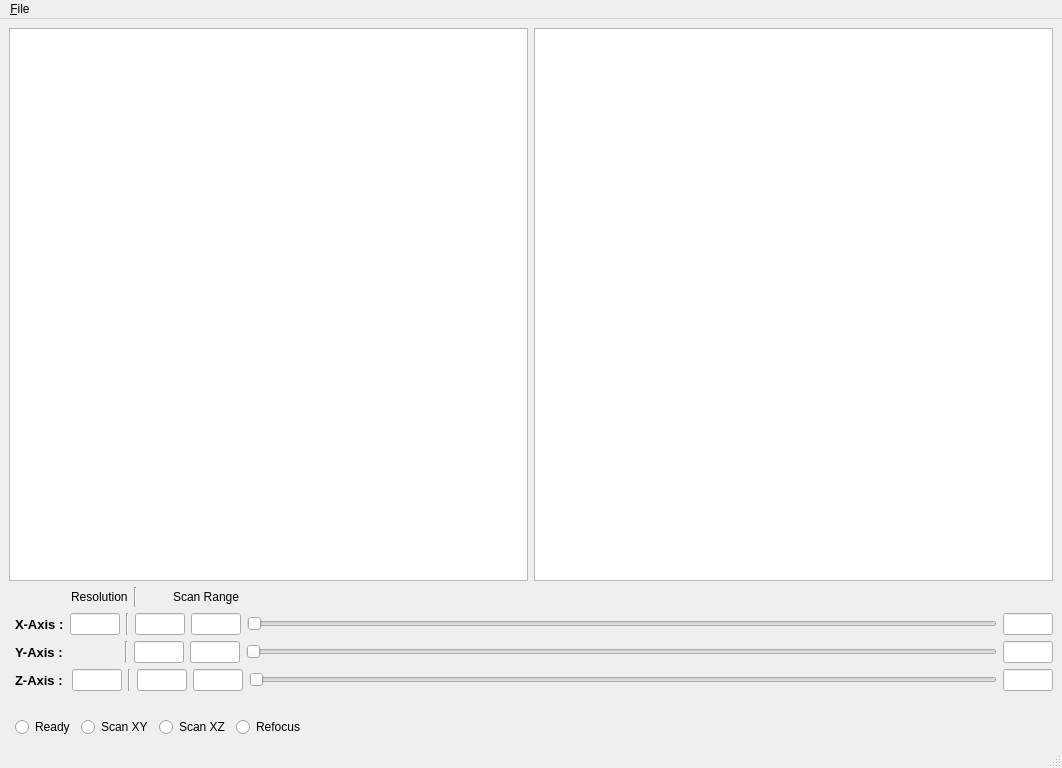
<?xml version="1.0" encoding="UTF-8"?>
<ui version="4.0">
 <class>MainWindow</class>
 <widget class="QMainWindow" name="MainWindow">
  <property name="geometry">
   <rect>
    <x>0</x>
    <y>0</y>
    <width>1062</width>
    <height>768</height>
   </rect>
  </property>
  <property name="sizePolicy">
   <sizepolicy hsizetype="Preferred" vsizetype="Fixed">
    <horstretch>0</horstretch>
    <verstretch>0</verstretch>
   </sizepolicy>
  </property>
  <property name="windowTitle">
   <string>MainWindow</string>
  </property>
  <widget class="QWidget" name="centralwidget">
   <layout class="QGridLayout" name="gridLayout_2">
    <item row="0" column="0" colspan="2">
     <layout class="QGridLayout" name="gridLayout">
      <item row="1" column="1">
       <widget class="PlotWidget" name="xz_ViewWidget"/>
      </item>
      <item row="1" column="0">
       <widget class="PlotWidget" name="xy_ViewWidget"/>
      </item>
     </layout>
    </item>
    <item row="1" column="1">
     <layout class="QGridLayout" name="gridLayout_3">
      <item row="6" column="0">
       <layout class="QHBoxLayout" name="horizontalLayout_6"/>
      </item>
      <item row="0" column="0">
       <layout class="QHBoxLayout" name="horizontalLayout_7">
        <item>
         <spacer name="horizontalSpacer">
          <property name="orientation">
           <enum>Qt::Horizontal</enum>
          </property>
          <property name="sizeType">
           <enum>QSizePolicy::Fixed</enum>
          </property>
          <property name="sizeHint" stdset="0">
           <size>
            <width>56</width>
            <height>20</height>
           </size>
          </property>
         </spacer>
        </item>
        <item>
         <widget class="QLabel" name="label_4">
          <property name="sizePolicy">
           <sizepolicy hsizetype="Fixed" vsizetype="Preferred">
            <horstretch>0</horstretch>
            <verstretch>0</verstretch>
           </sizepolicy>
          </property>
          <property name="minimumSize">
           <size>
            <width>50</width>
            <height>0</height>
           </size>
          </property>
          <property name="maximumSize">
           <size>
            <width>125</width>
            <height>16777215</height>
           </size>
          </property>
          <property name="text">
           <string>Resolution</string>
          </property>
         </widget>
        </item>
        <item>
         <widget class="Line" name="line">
          <property name="orientation">
           <enum>Qt::Vertical</enum>
          </property>
         </widget>
        </item>
        <item>
         <spacer name="horizontalSpacer_5">
          <property name="orientation">
           <enum>Qt::Horizontal</enum>
          </property>
          <property name="sizeType">
           <enum>QSizePolicy::Fixed</enum>
          </property>
          <property name="sizeHint" stdset="0">
           <size>
            <width>30</width>
            <height>20</height>
           </size>
          </property>
         </spacer>
        </item>
        <item>
         <widget class="QLabel" name="label_5">
          <property name="text">
           <string>Scan Range</string>
          </property>
         </widget>
        </item>
        <item>
         <spacer name="horizontalSpacer_2">
          <property name="orientation">
           <enum>Qt::Horizontal</enum>
          </property>
          <property name="sizeHint" stdset="0">
           <size>
            <width>40</width>
            <height>20</height>
           </size>
          </property>
         </spacer>
        </item>
       </layout>
      </item>
      <item row="2" column="0">
       <layout class="QHBoxLayout" name="horizontalLayout_3">
        <item>
         <widget class="QLabel" name="label_2">
          <property name="sizePolicy">
           <sizepolicy hsizetype="Fixed" vsizetype="Preferred">
            <horstretch>0</horstretch>
            <verstretch>0</verstretch>
           </sizepolicy>
          </property>
          <property name="font">
           <font>
            <pointsize>10</pointsize>
            <weight>75</weight>
            <bold>true</bold>
           </font>
          </property>
          <property name="text">
           <string>Y-Axis :</string>
          </property>
         </widget>
        </item>
        <item>
         <spacer name="horizontalSpacer_3">
          <property name="orientation">
           <enum>Qt::Horizontal</enum>
          </property>
          <property name="sizeType">
           <enum>QSizePolicy::Fixed</enum>
          </property>
          <property name="sizeHint" stdset="0">
           <size>
            <width>56</width>
            <height>20</height>
           </size>
          </property>
         </spacer>
        </item>
        <item>
         <widget class="Line" name="line_3">
          <property name="orientation">
           <enum>Qt::Vertical</enum>
          </property>
         </widget>
        </item>
        <item>
         <widget class="QLineEdit" name="y_min_InputWidget">
          <property name="maximumSize">
           <size>
            <width>50</width>
            <height>16777215</height>
           </size>
          </property>
          <property name="toolTip">
           <string>&lt;html&gt;&lt;head/&gt;&lt;body&gt;&lt;p&gt;&lt;span style=&quot; font-size:10pt; font-weight:600;&quot;&gt;Y_Min&lt;/span&gt;&lt;/p&gt;&lt;/body&gt;&lt;/html&gt;</string>
          </property>
         </widget>
        </item>
        <item>
         <widget class="QLineEdit" name="y_max_InputWidget">
          <property name="maximumSize">
           <size>
            <width>50</width>
            <height>16777215</height>
           </size>
          </property>
          <property name="toolTip">
           <string>&lt;html&gt;&lt;head/&gt;&lt;body&gt;&lt;p&gt;&lt;span style=&quot; font-size:10pt; font-weight:600;&quot;&gt;Y_Max&lt;/span&gt;&lt;/p&gt;&lt;/body&gt;&lt;/html&gt;</string>
          </property>
         </widget>
        </item>
        <item>
         <widget class="QSlider" name="y_SliderWidget">
          <property name="sizePolicy">
           <sizepolicy hsizetype="Expanding" vsizetype="Fixed">
            <horstretch>0</horstretch>
            <verstretch>0</verstretch>
           </sizepolicy>
          </property>
          <property name="minimumSize">
           <size>
            <width>150</width>
            <height>0</height>
           </size>
          </property>
          <property name="sizeIncrement">
           <size>
            <width>0</width>
            <height>0</height>
           </size>
          </property>
          <property name="baseSize">
           <size>
            <width>0</width>
            <height>0</height>
           </size>
          </property>
          <property name="orientation">
           <enum>Qt::Horizontal</enum>
          </property>
         </widget>
        </item>
        <item>
         <widget class="QLineEdit" name="y_current_InputWidget">
          <property name="maximumSize">
           <size>
            <width>50</width>
            <height>16777215</height>
           </size>
          </property>
          <property name="toolTip">
           <string>&lt;html&gt;&lt;head/&gt;&lt;body&gt;&lt;p&gt;&lt;span style=&quot; font-size:10pt; font-weight:600;&quot;&gt;Current:&lt;/span&gt;&lt;/p&gt;&lt;p&gt;&lt;span style=&quot; font-size:10pt; font-weight:600;&quot;&gt;Y-position&lt;/span&gt;&lt;/p&gt;&lt;/body&gt;&lt;/html&gt;</string>
          </property>
         </widget>
        </item>
       </layout>
      </item>
      <item row="1" column="0">
       <layout class="QHBoxLayout" name="horizontalLayout">
        <item>
         <widget class="QLabel" name="label">
          <property name="sizePolicy">
           <sizepolicy hsizetype="Fixed" vsizetype="Preferred">
            <horstretch>0</horstretch>
            <verstretch>0</verstretch>
           </sizepolicy>
          </property>
          <property name="font">
           <font>
            <pointsize>10</pointsize>
            <weight>75</weight>
            <bold>true</bold>
           </font>
          </property>
          <property name="text">
           <string>X-Axis :</string>
          </property>
          <property name="scaledContents">
           <bool>false</bool>
          </property>
         </widget>
        </item>
        <item>
         <widget class="QLineEdit" name="xy_res_InputWidget">
          <property name="sizePolicy">
           <sizepolicy hsizetype="Fixed" vsizetype="Preferred">
            <horstretch>0</horstretch>
            <verstretch>0</verstretch>
           </sizepolicy>
          </property>
          <property name="minimumSize">
           <size>
            <width>0</width>
            <height>0</height>
           </size>
          </property>
          <property name="maximumSize">
           <size>
            <width>50</width>
            <height>1111</height>
           </size>
          </property>
          <property name="toolTip">
           <string>&lt;html&gt;&lt;head/&gt;&lt;body&gt;&lt;p&gt;&lt;span style=&quot; font-size:10pt; font-weight:600;&quot;&gt;XY-Resolution&lt;/span&gt;&lt;/p&gt;&lt;/body&gt;&lt;/html&gt;</string>
          </property>
         </widget>
        </item>
        <item>
         <widget class="Line" name="line_2">
          <property name="orientation">
           <enum>Qt::Vertical</enum>
          </property>
         </widget>
        </item>
        <item>
         <widget class="QLineEdit" name="x_min_InputWidget">
          <property name="maximumSize">
           <size>
            <width>50</width>
            <height>16777215</height>
           </size>
          </property>
          <property name="toolTip">
           <string>&lt;html&gt;&lt;head/&gt;&lt;body&gt;&lt;p&gt;&lt;span style=&quot; font-size:10pt; font-weight:600;&quot;&gt;X_Min&lt;/span&gt;&lt;/p&gt;&lt;/body&gt;&lt;/html&gt;</string>
          </property>
         </widget>
        </item>
        <item>
         <widget class="QLineEdit" name="x_max_InputWidget">
          <property name="maximumSize">
           <size>
            <width>50</width>
            <height>16777215</height>
           </size>
          </property>
          <property name="toolTip">
           <string>&lt;html&gt;&lt;head/&gt;&lt;body&gt;&lt;p&gt;&lt;span style=&quot; font-size:10pt; font-weight:600;&quot;&gt;X_Max&lt;/span&gt;&lt;/p&gt;&lt;/body&gt;&lt;/html&gt;</string>
          </property>
         </widget>
        </item>
        <item>
         <widget class="QSlider" name="x_SliderWidget">
          <property name="minimumSize">
           <size>
            <width>150</width>
            <height>0</height>
           </size>
          </property>
          <property name="orientation">
           <enum>Qt::Horizontal</enum>
          </property>
         </widget>
        </item>
        <item>
         <widget class="QLineEdit" name="x_current_InputWidget">
          <property name="maximumSize">
           <size>
            <width>50</width>
            <height>16777215</height>
           </size>
          </property>
          <property name="toolTip">
           <string>&lt;html&gt;&lt;head/&gt;&lt;body&gt;&lt;p&gt;&lt;span style=&quot; font-size:10pt; font-weight:600;&quot;&gt;Current:&lt;/span&gt;&lt;/p&gt;&lt;p&gt;&lt;span style=&quot; font-size:10pt; font-weight:600;&quot;&gt;X-position&lt;/span&gt;&lt;/p&gt;&lt;/body&gt;&lt;/html&gt;</string>
          </property>
         </widget>
        </item>
       </layout>
      </item>
      <item row="3" column="0">
       <layout class="QHBoxLayout" name="horizontalLayout_2">
        <item>
         <widget class="QLabel" name="label_3">
          <property name="sizePolicy">
           <sizepolicy hsizetype="Fixed" vsizetype="Preferred">
            <horstretch>0</horstretch>
            <verstretch>0</verstretch>
           </sizepolicy>
          </property>
          <property name="minimumSize">
           <size>
            <width>51</width>
            <height>0</height>
           </size>
          </property>
          <property name="font">
           <font>
            <pointsize>10</pointsize>
            <weight>75</weight>
            <bold>true</bold>
           </font>
          </property>
          <property name="text">
           <string>Z-Axis :</string>
          </property>
         </widget>
        </item>
        <item>
         <widget class="QLineEdit" name="z_res_InputWidget">
          <property name="sizePolicy">
           <sizepolicy hsizetype="Fixed" vsizetype="Fixed">
            <horstretch>0</horstretch>
            <verstretch>0</verstretch>
           </sizepolicy>
          </property>
          <property name="maximumSize">
           <size>
            <width>50</width>
            <height>16777215</height>
           </size>
          </property>
          <property name="toolTip">
           <string>&lt;html&gt;&lt;head/&gt;&lt;body&gt;&lt;p&gt;&lt;span style=&quot; font-size:10pt; font-weight:600;&quot;&gt;Z-Resolution&lt;/span&gt;&lt;/p&gt;&lt;/body&gt;&lt;/html&gt;</string>
          </property>
         </widget>
        </item>
        <item>
         <widget class="Line" name="line_4">
          <property name="orientation">
           <enum>Qt::Vertical</enum>
          </property>
         </widget>
        </item>
        <item>
         <widget class="QLineEdit" name="z_min_InputWidget">
          <property name="maximumSize">
           <size>
            <width>50</width>
            <height>16777215</height>
           </size>
          </property>
          <property name="toolTip">
           <string>&lt;html&gt;&lt;head/&gt;&lt;body&gt;&lt;p&gt;&lt;span style=&quot; font-size:10pt; font-weight:600;&quot;&gt;Z_Min&lt;/span&gt;&lt;/p&gt;&lt;/body&gt;&lt;/html&gt;</string>
          </property>
         </widget>
        </item>
        <item>
         <widget class="QLineEdit" name="z_max_InputWidget">
          <property name="maximumSize">
           <size>
            <width>50</width>
            <height>16777215</height>
           </size>
          </property>
          <property name="toolTip">
           <string>&lt;html&gt;&lt;head/&gt;&lt;body&gt;&lt;p&gt;&lt;span style=&quot; font-size:10pt; font-weight:600;&quot;&gt;Z_Max&lt;/span&gt;&lt;/p&gt;&lt;/body&gt;&lt;/html&gt;</string>
          </property>
         </widget>
        </item>
        <item>
         <widget class="QSlider" name="z_SliderWidget">
          <property name="minimumSize">
           <size>
            <width>150</width>
            <height>0</height>
           </size>
          </property>
          <property name="orientation">
           <enum>Qt::Horizontal</enum>
          </property>
         </widget>
        </item>
        <item>
         <widget class="QLineEdit" name="z_current_InputWidget">
          <property name="maximumSize">
           <size>
            <width>50</width>
            <height>16777215</height>
           </size>
          </property>
          <property name="toolTip">
           <string>&lt;html&gt;&lt;head/&gt;&lt;body&gt;&lt;p&gt;&lt;span style=&quot; font-size:10pt; font-weight:600;&quot;&gt;Current:&lt;/span&gt;&lt;/p&gt;&lt;p&gt;&lt;span style=&quot; font-size:10pt; font-weight:600;&quot;&gt;Z-position&lt;/span&gt;&lt;/p&gt;&lt;/body&gt;&lt;/html&gt;</string>
          </property>
         </widget>
        </item>
       </layout>
      </item>
      <item row="5" column="0">
       <layout class="QHBoxLayout" name="horizontalLayout_6">
        <item>
         <widget class="QRadioButton" name="ready_StateWidget">
          <property name="text">
           <string>Ready</string>
          </property>
         </widget>
        </item>
        <item>
         <widget class="QRadioButton" name="xy_scan_StateWidget">
          <property name="text">
           <string>Scan XY</string>
          </property>
         </widget>
        </item>
        <item>
         <widget class="QRadioButton" name="xz_scan_StateWidget">
          <property name="text">
           <string>Scan XZ</string>
          </property>
         </widget>
        </item>
        <item>
         <widget class="QRadioButton" name="refocus_StateWidget">
          <property name="text">
           <string>Refocus</string>
          </property>
         </widget>
        </item>
        <item>
         <spacer name="horizontalSpacer_4">
          <property name="orientation">
           <enum>Qt::Horizontal</enum>
          </property>
          <property name="sizeHint" stdset="0">
           <size>
            <width>40</width>
            <height>20</height>
           </size>
          </property>
         </spacer>
        </item>
       </layout>
      </item>
      <item row="4" column="0">
       <spacer name="verticalSpacer">
        <property name="orientation">
         <enum>Qt::Vertical</enum>
        </property>
        <property name="sizeType">
         <enum>QSizePolicy::Fixed</enum>
        </property>
        <property name="sizeHint" stdset="0">
         <size>
          <width>20</width>
          <height>20</height>
         </size>
        </property>
       </spacer>
      </item>
     </layout>
    </item>
   </layout>
  </widget>
  <widget class="QMenuBar" name="menubar">
   <property name="geometry">
    <rect>
     <x>0</x>
     <y>0</y>
     <width>1062</width>
     <height>21</height>
    </rect>
   </property>
   <widget class="QMenu" name="menuFile">
    <property name="title">
     <string>&amp;File</string>
    </property>
    <addaction name="actionSave_as"/>
   </widget>
   <addaction name="menuFile"/>
  </widget>
  <widget class="QStatusBar" name="statusbar"/>
  <action name="actionSave_as">
   <property name="text">
    <string>Save as</string>
   </property>
  </action>
 </widget>
 <customwidgets>
  <customwidget>
   <class>PlotWidget</class>
   <extends>QGraphicsView</extends>
   <header>pyqtgraph.h</header>
  </customwidget>
 </customwidgets>
 <resources/>
 <connections/>
</ui>
